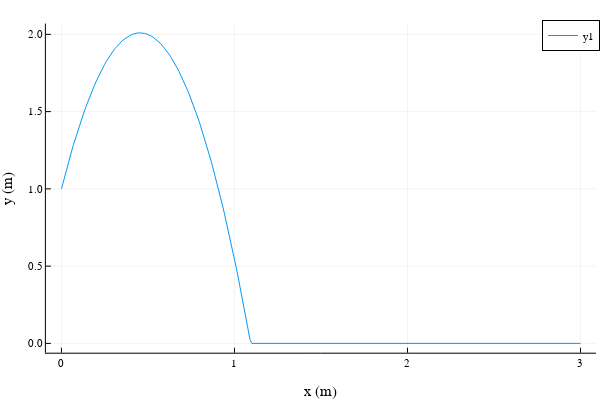

Notebook code cell kept with this figure:
### Code cell
include(joinpath(@__DIR__, "animate_brick.jl"))

let 
    
    dt = 0.01 
    T = 3.0 
    
    t_vec = 0:dt:T
    N = length(t_vec)
    
    qs = [zeros(2) for i = 1:N]
    vs = [zeros(2) for i = 1:N]
    
    qs[1] = [0, 1.0]
    vs[1] = [1, 4.5]
    
    # TODO: simulate the brick by forming and solving a qp 
    # at each timestep. Your QP should solve for vs[k+1], and
    # you should use this to update qs[k+1]
    for i in 1:N-1
        qp = brick_simulation_qp(qs[i], vs[i], Δt = dt)
        v, λ, μ = solve_qp(qp, verbose = false)
        vs[i+1] = v
        qs[i+1] = qs[i] + dt*v
    end

    
    xs = [q[1] for q in qs]
    ys = [q[2] for q in qs]
    
    @show @test abs(maximum(ys)-2)<1e-1
    @show @test minimum(ys) > -1e-2
    @show @test abs(xs[end] - 3) < 1e-2
    
    xdot = diff(xs)/dt
    @show @test maximum(xdot) < 1.0001
    @show @test minimum(xdot) > 0.9999
    @show @test ys[110] > 1e-2
    @show @test abs(ys[111]) < 1e-2
    @show @test abs(ys[112]) < 1e-2
    
    display(plot(xs, ys, ylabel = "y (m)", xlabel = "x (m)"))
    
    animate_brick(qs)
    
    
    
end

### Figure 1 — Plotly figure (JSON) as saved in the notebook; plotly's stock layout.template omitted (floating-point values rounded to 4 significant figures; data arrays with more than 128 entries replaced by an {"elided": "..."} marker saying what was removed)
{"data": [{"colorbar": {"len": 0.9143, "title": "", "x": 0.9934, "y": 0.533}, "legendgroup": "y1", "line": {"color": "rgba(0, 154, 250, 1.000)", "dash": "solid", "shape": "linear", "width": 1}, "mode": "lines", "name": "y1", "showlegend": true, "type": "scatter", "x": {"elided": "301 float values"}, "xaxis": "x", "y": {"elided": "301 float values"}, "yaxis": "y"}], "layout": {"annotations": [], "height": 400, "legend": {"bgcolor": "rgba(255, 255, 255, 1.000)", "bordercolor": "rgba(0, 0, 0, 1.000)", "borderwidth": 1, "font": {"color": "rgba(0, 0, 0, 1.000)", "family": "sans-serif", "size": 11}, "title": {"font": {"color": "rgba(0, 0, 0, 1.000)", "family": "sans-serif", "size": 15}, "text": ""}, "tracegroupgap": 0, "traceorder": "normal", "x": 1, "xanchor": "auto", "y": 1, "yanchor": "auto"}, "margin": {"b": 20, "l": 0, "r": 0, "t": 20}, "paper_bgcolor": "rgba(255, 255, 255, 1.000)", "plot_bgcolor": "rgba(255, 255, 255, 1.000)", "showlegend": true, "width": 600, "xaxis": {"anchor": "y", "domain": [0.07647, 0.9934], "gridcolor": "rgba(0, 0, 0, 0.100)", "gridwidth": 0.5, "linecolor": "rgba(0, 0, 0, 1.000)", "mirror": false, "range": [-0.09, 3.09], "showgrid": true, "showline": true, "showticklabels": true, "tickangle": 0, "tickcolor": "rgb(0, 0, 0)", "tickfont": {"color": "rgba(0, 0, 0, 1.000)", "family": "sans-serif", "size": 11}, "tickmode": "array", "ticks": "inside", "ticktext": ["0", "1", "2", "3"], "tickvals": [0, 1, 2, 3], "title": "x (m)", "titlefont": {"color": "rgba(0, 0, 0, 1.000)", "family": "sans-serif", "size": 15}, "type": "-", "visible": true, "zeroline": false, "zerolinecolor": "rgba(0, 0, 0, 1.000)"}, "yaxis": {"anchor": "x", "domain": [0.07581, 0.9902], "gridcolor": "rgba(0, 0, 0, 0.100)", "gridwidth": 0.5, "linecolor": "rgba(0, 0, 0, 1.000)", "mirror": false, "range": [-0.06029, 2.07], "showgrid": true, "showline": true, "showticklabels": true, "tickangle": 0, "tickcolor": "rgb(0, 0, 0)", "tickfont": {"color": "rgba(0, 0, 0, 1.000)", "family": "sans-serif", "size": 11}, "tickmode": "array", "ticks": "inside", "ticktext": ["0.0", "0.5", "1.0", "1.5", "2.0"], "tickvals": [0, 0.5, 1, 1.5, 2], "title": "y (m)", "titlefont": {"color": "rgba(0, 0, 0, 1.000)", "family": "sans-serif", "size": 15}, "type": "-", "visible": true, "zeroline": false, "zerolinecolor": "rgba(0, 0, 0, 1.000)"}}}
